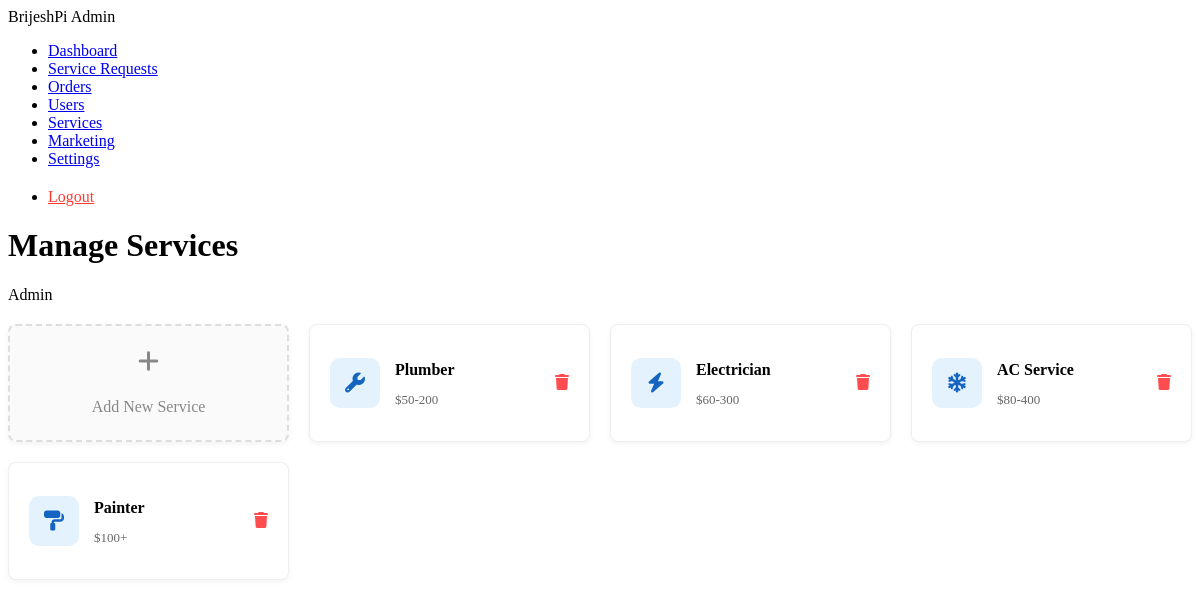
/admin/services (signed in), run on the app's committed database.
### app.py (models this page shows)
class Service(db.Model):
    id = db.Column(db.Integer, primary_key=True)
    name = db.Column(db.String(100), nullable=False)
    price_range = db.Column(db.String(100))
    description = db.Column(db.String(500))
    icon = db.Column(db.String(50), default="fas fa-tools")

### app.py (the view)
@admin_bp.route('/services')
@login_required
@admin_required
def services():
    all_services = Service.query.all()
    return render_template('admin/services.html', services=all_services)

### app.py (called while the page is built)
@login_manager.user_loader
def load_user(user_id):
    return User.query.get(int(user_id))

def admin_required(f):
    @wraps(f)
    def decorated_function(*args, **kwargs):
        if not current_user.is_authenticated or current_user.role != 'admin':
            flash("You do not have permission to access this page.", "danger")
            return redirect(url_for('login'))
        return f(*args, **kwargs)
    return decorated_function

### templates/admin/services.html (shortened to what this page needs)
<!DOCTYPE html>
<html lang="en">
<head>
    <link rel="stylesheet" href="{{ url_for('admin.static', filename='admin/css/style.css') }}">
    <link rel="stylesheet" href="https://cdnjs.cloudflare.com/ajax/libs/font-awesome/6.4.0/css/all.min.css">
</head>
<body>
    <aside class="sidebar">
        <div class="brand">
            <span>BrijeshPi Admin</span>
        </div>
        <ul class="nav-links">
            <li><a href="{{ url_for('admin.dashboard') }}">Dashboard</a></li>
            <li><a href="{{ url_for('admin.requests') }}">Service Requests</a></li>
            <li><a href="{{ url_for('admin.orders') }}">Orders</a></li>
            <li><a href="{{ url_for('admin.users') }}">Users</a></li>
            <li><a href="{{ url_for('admin.services') }}">Services</a></li>
            <li><a href="{{ url_for('admin.marketing') }}">Marketing</a></li>
            <li><a href="{{ url_for('admin.settings') }}">Settings</a></li>
            <li style="margin-top: 20px;"><a href="/logout" style="color: #ff3b30;">Logout</a></li>
        </ul>
    </aside>
    <main class="main-content">
        <header class="header">
            <h1 class="page-title">Manage Services</h1>
            <div class="user-profile"><span style="font-weight: 500;">Admin</span></div>
        </header>
        <section class="service-container">
            <div class="service-card add-box" onclick="document.getElementById('addModal').style.display='flex'">
                <i class="fas fa-plus" style="font-size: 24px; margin-bottom: 10px;"></i>
                <span>Add New Service</span>
            </div>
            {% for service in services %}
            <div class="service-card">
                <div class="icon-box"><i class="{{ service.icon }}"></i></div>
                <div style="flex: 1;">
                    <h3 style="font-size: 16px; margin-bottom: 5px;">{{ service.name }}</h3>
                    <p style="font-size: 13px; color: #666;">{{ service.price_range }}</p>
                </div>
                <a href="/admin/services/delete/{{ service.id }}" onclick="return confirm('Are you sure?')" style="color: #ff4d4f;"><i class="fas fa-trash"></i></a>
            </div>
            {% endfor %}
        </section>
    </main>
</body>
</html>

### templates/admin/services.html (style rules this page uses)
.service-container { margin-top: 20px; display: grid; grid-template-columns: repeat(auto-fill, minmax(280px, 1fr)); gap: 20px; }
.service-card { background: white; border-radius: 8px; padding: 20px; box-shadow: 0 2px 5px rgba(0,0,0,0.05); border: 1px solid #eee; display: flex; align-items: center; gap: 15px; }
.icon-box { width: 50px; height: 50px; background: #e3f2fd; color: #1565c0; border-radius: 10px; display: flex; align-items: center; justify-content: center; font-size: 20px; }
.add-box { border: 2px dashed #ddd; background: #fafafa; cursor: pointer; justify-content: center; flex-direction: column; color: #888; transition: 0.2s; }

### data on the page
Service: name "Plumber", price_range "$50-200"
Service: name "Electrician", price_range "$60-300"
Service: name "AC Service", price_range "$80-400"
Service: name "Painter", price_range "$100+"
